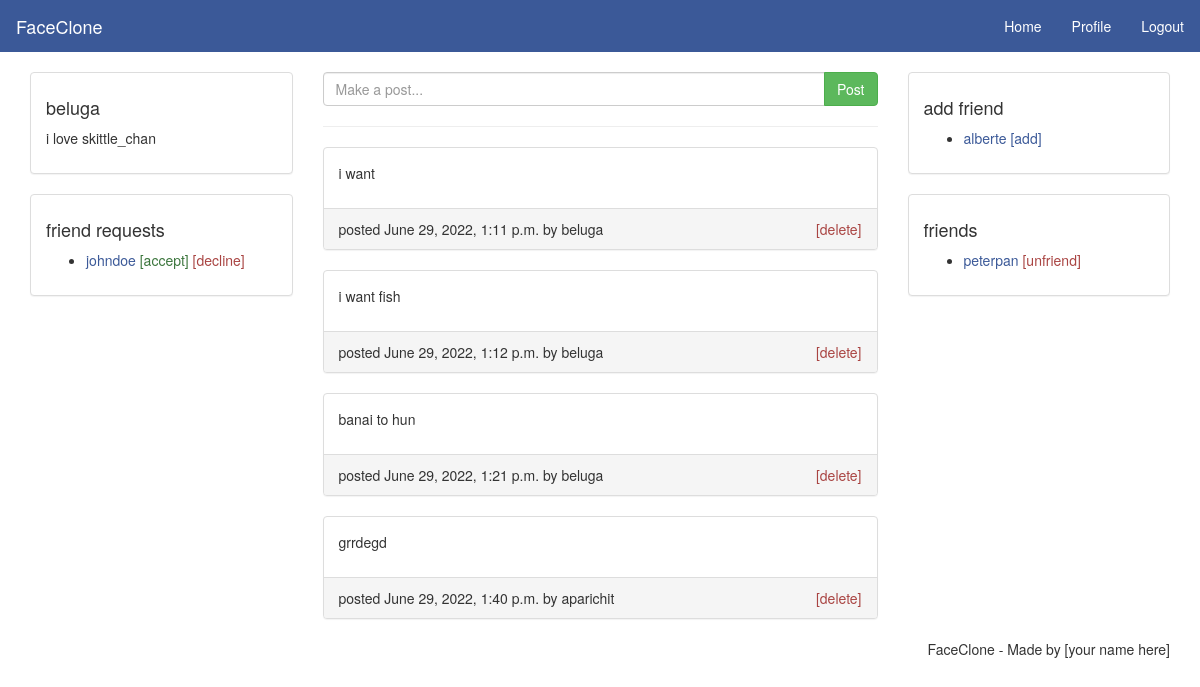
The app's page /home (signed in) with its own data.
### social/models.py (models this page shows, shortened)
class UserProfile(models.Model):
    user = models.OneToOneField(User,on_delete=models.CASCADE)
    loc = models.CharField(max_length=20,blank=True)
    bio = models.TextField(max_length=300,blank=True)
    img = models.ImageField(upload_to='pics',default='Beluga_d.jpg')

class UserPost(models.Model):
    user = models.ForeignKey(User,on_delete=models.CASCADE)
    post = models.TextField(max_length=300,blank=False)
    date = models.DateTimeField(auto_now_add=True)

### social/views.py (the view)
# urls.py: 2. Add a URL to urlpatterns:  path('', views.home, name='home')
@login_required(login_url='index')
def home(request):
    user = request.user
    context = {'user':user}
    posts = UserPost.objects.all()
    context.update({'posts':posts})
    return render(request,'home.html',context)

### templates/home.html (shortened to what this page needs)
{% load static %}
<!DOCTYPE html>
<html>
<head>
  <link rel="stylesheet" type="text/css" href="{% static 'css/bootstrap.min.css' %}">
  <link rel="stylesheet" type="text/css" href="{% static 'css/style.css' %}">
</head>
<body>
  <nav class="navbar navbar-default">
    <div class="container-fluid">
      <div class="navbar-header">
        <a class="navbar-brand" href="{% url 'index' %}">FaceClone</a>
      </div>
      <ul class="nav navbar-nav navbar-right">
        <li><a href="{% url 'home' %}">Home</a></li>
        <li><a href="{% url 'profile' %}">Profile</a></li>
        <li><a href="{% url 'logout' %}">Logout</a></li>
      </ul>
    </div>
  </nav>
  <main class="container">
    <div class="row">
      <div class="col-md-3">
        <div class="panel panel-default">
          <div class="panel-body">
            <h4>{{user.username}}</h4>
            <p>{{user.userprofile.bio}}</p>
          </div>
        </div>
        <div class="panel panel-default">
          <div class="panel-body">
            <h4>friend requests</h4>
            <ul>
              <li>
                <a href="#">johndoe</a>
                <a class="text-success" href="#">[accept]</a>
                <a class="text-danger" href="#">[decline]</a>
              </li>
            </ul>
          </div>
        </div>
      </div>
      <div class="col-md-6">
        <form method="post" action="{% url 'addpost' %}">
          <div class="input-group">
            <input class="form-control" type="text" name="content" placeholder="Make a post...">
            <span class="input-group-btn">
              <button class="btn btn-success" type="submit" name="post">Post</button>
            </span>
          </div>
        </form><hr>
        <div>
          {% for post in posts %}
          <div class="panel panel-default">
            <div class="panel-body">
              <p>{{post.post}}</p>
            </div>
            <div class="panel-footer">
              <span>posted {{post.date}} by {{post.user.username}}</span>
              <span class="pull-right"><a class="text-danger" href="#">[delete]</a></span>
            </div>
          </div>
          {% endfor %}
        </div>
      </div>
      <div class="col-md-3">
        <div class="panel panel-default">
          <div class="panel-body">
            <h4>add friend</h4>
            <ul>
              <li>
                <a href="#">alberte</a>
                <a href="#">[add]</a>
              </li>
            </ul>
          </div>
        </div>
        <div class="panel panel-default">
          <div class="panel-body">
            <h4>friends</h4>
            <ul>
              <li>
                <a href="#">peterpan</a>
                <a class="text-danger" href="#">[unfriend]</a>
              </li>
            </ul>
          </div>
        </div>
      </div>
    </div>
  </main>
  <footer class="container text-center">
    <ul class="nav nav-pills pull-right">
      <li>FaceClone - Made by [your name here]</li>
    </ul>
  </footer>
</body>
</html>

### static/css/style.css (style rules this page uses)
a { color: #3b5998; }
.navbar { -webkit-border-radius: 0; -moz-border-radius: 0; border-radius: 0; }
.navbar-default { background-color: #3b5998; border-color: #3b5998; }
.navbar-default .navbar-brand { color: #fff; }
.navbar-default .navbar-nav>li>a { color: #fff; }

### records on screen
UserPost: post "i want", date "June 29, 2022, 1:11 p.m.", user.username "beluga"
UserPost: post "i want fish", date "June 29, 2022, 1:12 p.m.", user.username "beluga"
UserPost: post "banai to hun", date "June 29, 2022, 1:21 p.m.", user.username "beluga"
UserPost: post "grrdegd", date "June 29, 2022, 1:40 p.m.", user.username "aparichit"

### other values on screen
{{ user.username }} "beluga"
{{ user.userprofile.bio }} "i love skittle_chan"
